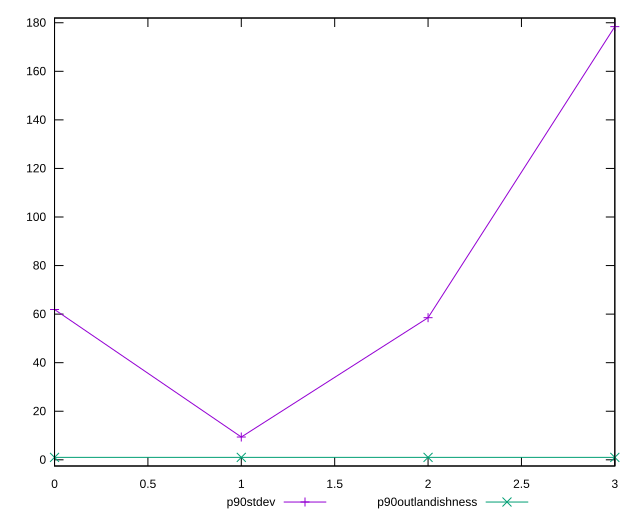

gnuplot code for this plot:
reset

$p90Stdev <<EOF
0 61.89857490823276
1 9.383918729789913
2 58.535506121840136
3 178.40420188036992
EOF

$p90Outlandishness <<EOF
0 1.0014547095835435
1 0.9998600991456539
2 1.0016241139179916
3 0.9970971423861213
EOF

set key outside below
set xrange [0:3]
set yrange [-2.551044952373555:181.9523439751296]
set trange [-2.551044952373555:181.9523439751296]
set terminal svg size 640, 520 enhanced background rgb 'white'
set output "reports/report_00030_2021-02-24T20-42-31.540Z/first-meaningful-paint/progression/stddev.svg"

plot $p90Stdev title "p90stdev" with linespoints, \
     $p90Outlandishness title "p90outlandishness" with linespoints

reset
